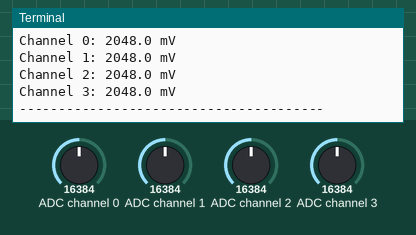
Simulated run of this program. Board: Raspberry Pi (BCM pin numbers). Shown: the last lines printed to the terminal. The test bench sets the inputs (shaded band); at power-on: ADC channel 0 = 16384, ADC channel 1 = 16384, ADC channel 2 = 16384, ADC channel 3 = 16384 (analog values on the 0–32767 scale).

Above: at 1.2 s.
1.3 s: ADC channel 0 set to 22936
2.8 s: ADC channel 1 set to 22936
4.3 s: ADC channel 2 set to 22936
At 4.8 s:
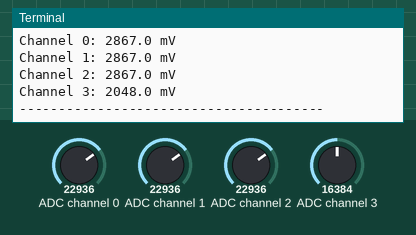
5.8 s: ADC channel 3 set to 22936
At 6.4 s:
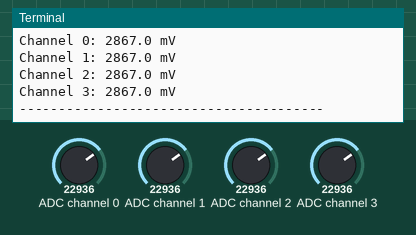
7.3 s: ADC channel 0 set to 31783
8.8 s: ADC channel 1 set to 31783
Timing chart, 0 to 11.3 s (numbered marks = the images above; inputs shaded):
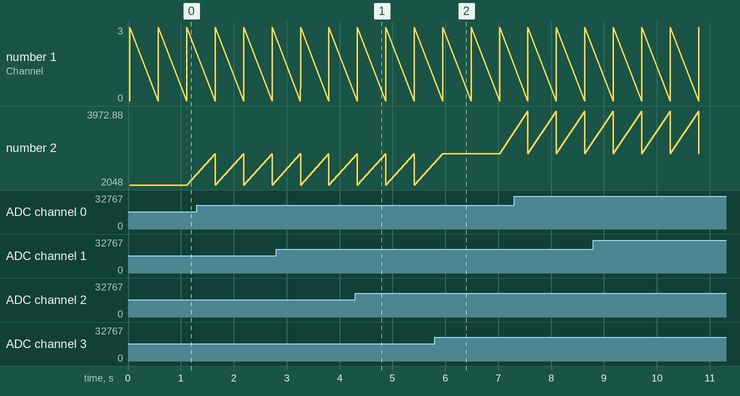

The program:

KY-053_RPI_AnalogDigitalConverter.py
```python
# (licence header left out)
# This code is using the ADS1115 and the I2C Python Library for Raspberry Pi
# This was published on the following link under the BSD license
# [https://github.com/adafruit/Adafruit-Raspberry-Pi-Python-Code]
from Adafruit_ADS1x15 import ADS1x15
from time import sleep

# import needed modules
import time, signal, sys, os
import RPi.GPIO as GPIO
GPIO.setmode(GPIO.BCM)
GPIO.setwarnings(False)

# initialise variables
delayTime = 0.5 # in Sekunden

# assigning the ADS1x15 ADC

ADS1015 = 0x00  # 12-bit ADC
ADS1115 = 0x01  # 16-bit

# choosing the amplifing gain
gain = 4096  # +/- 4.096V
# gain = 2048  # +/- 2.048V
# gain = 1024  # +/- 1.024V
# gain = 512   # +/- 0.512V
# gain = 256   # +/- 0.256V

# choosing the sampling rate
# sps = 8    # 8 Samples per second
# sps = 16   # 16 Samples per second
# sps = 32   # 32 Samples per second
sps = 64   # 64 Samples per second
# sps = 128  # 128 Samples per second
# sps = 250  # 250 Samples per second
# sps = 475  # 475 Samples per second
# sps = 860  # 860 Samples per second

# assigning the ADC-Channel (1-4)
adc_channel_0 = 0    # Channel 0
adc_channel_1 = 1    # Channel 1
adc_channel_2 = 2    # Channel 2
adc_channel_3 = 3    # Channel 3

# initialise ADC (ADS1115)
adc = ADS1x15(ic=ADS1115)

#############################################################################################################

# ########
# Main Loop
# ########
# Reading the values from the input pins and print to console

try:
        while True:
                #read values
                adc0 = adc.readADCSingleEnded(adc_channel_0, gain, sps)
                adc1 = adc.readADCSingleEnded(adc_channel_1, gain, sps)
                adc2 = adc.readADCSingleEnded(adc_channel_2, gain, sps)
                adc3 = adc.readADCSingleEnded(adc_channel_3, gain, sps)

                # print to console
                print "Channel 0:", adc0, "mV "
                print "Channel 1:", adc1, "mV "
                print "Channel 2:", adc2, "mV "
                print "Channel 3:", adc3, "mV "
                print "---------------------------------------"

                time.sleep(delayTime)


except KeyboardInterrupt:
        GPIO.cleanup()
```

Measured:
- after the input at 4.3 s, the terminal: prints a new line at once (image 1)
- after the input at 5.8 s, the terminal: prints a new line after 0.15 s (image 2)
